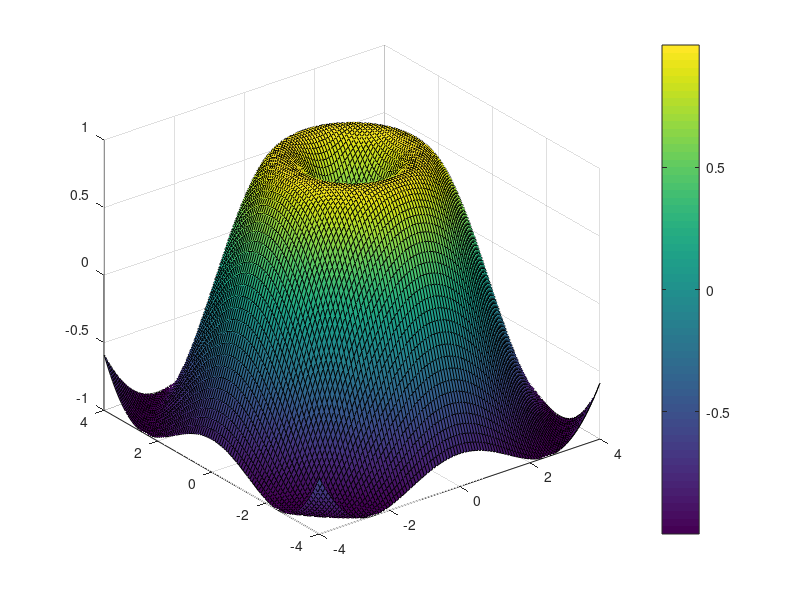

Source code (MATLAB): (Note: this script raises an error after producing the figure.)
[x, y] = meshgrid(linspace(-4, 4, 100));
z = sin(sqrt(x.^2 + y.^2));
figure_handle = figure();
surf(x, y, z);
colorbar_handle = colorbar();

automatic_before = get(colorbar_handle, 'Ticks');
set(colorbar_handle, 'Ticks', [-0.5, 0, 0.5]);
manual_ticks = get(colorbar_handle, 'Ticks');
set(colorbar_handle, 'TicksMode', 'auto');
automatic_after = get(colorbar_handle, 'Ticks');

openmat_result = [automatic_before, manual_ticks, automatic_after];
close(figure_handle);
